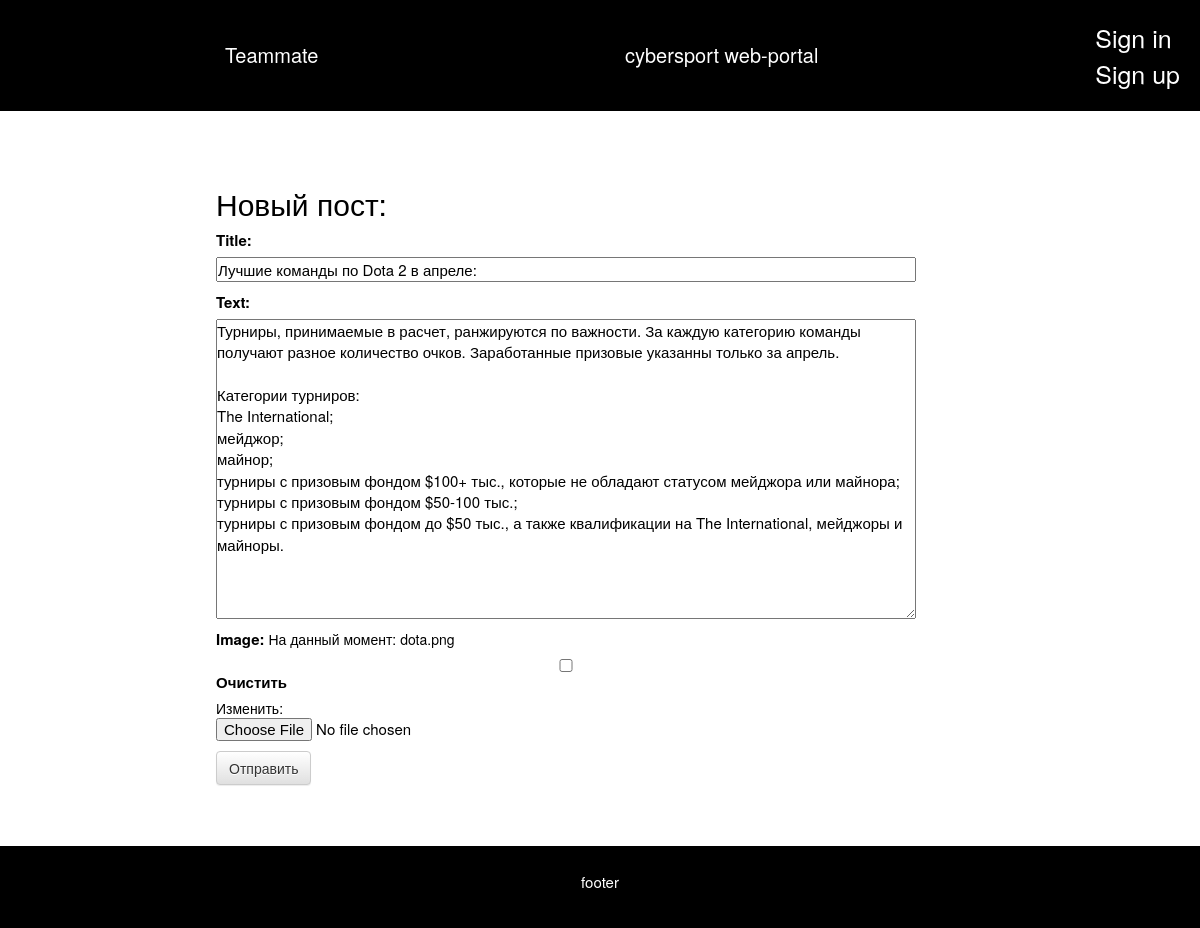
Page /feed/post/25/edit/ on the committed database.
### mysocial/models.py (models this page shows, shortened)
class Post(models.Model):
    author = models.ForeignKey(settings.AUTH_USER_MODEL, on_delete=models.CASCADE)
    title = models.CharField(max_length=200)
    image = models.ImageField(null=True, blank=True, width_field="width_field", height_field="height_field")
    height_field=models.IntegerField(default=330)
    width_field = models.IntegerField(default=330)
    text = models.TextField()
    created_date = models.DateTimeField(default=timezone.now)
    published_date = models.DateTimeField(blank=True, null=True)

### mysocial/views.py (the view)
# urls.py: path('feed/post/<int:pk>/edit/', views.com_edit, name='com_edit'),
def com_edit(request, pk):
    post = get_object_or_404(Post, pk=pk)
    if request.method == "POST":
        form = PostForm(request.POST or None, request.FILES or None, instance=post)
        if form.is_valid():
            post = form.save(commit=False)
            post.author = request.user
            post.published_date = timezone.now()
            post.save()
            return redirect('com_detail', pk=post.pk)
    else:
        form = PostForm(instance=post)
    return render(request, 'mysocial/com_edit.html', {'form': form})

### mysocial/forms.py
class PostForm(forms.ModelForm):
    class Meta:
        model = Post
        fields = ('title', 'text','image')

### mysocial/templates/mysocial/com_edit.html (shortened to what this page needs)
{% extends 'mysocial/base.html' %}
{% block content %}
    <form method="POST" class="post-form" enctype="multipart/form-data">{% csrf_token %}
        <h2>Новый пост:</h2>
        {{ form.as_p }}
        <button type="submit" class="save btn btn-default">Отправить</button>
    </form>
{% endblock %}

### mysocial/static/css/style.css (style rules this page uses)
body { background-color: white; }
.content a { color: black; }
.post-form textarea, input, select { color:black; width:700px; font-size:15px; }
.post-form label { font-size:15px; }
.post-form textarea { height:300px; }
.post-form { margin:auto; margin-left: 36%; }
* { margin: 0; padding: 0; }

### rows in the picture
Post: title "Лучшие команды по Dota 2 в апреле:", text "Турниры, принимаемые в расчет, ранжируются по важности. За каждую категорию команды получают разное количество очков. Заработанные призовые указанны только за апрель. Категории турниров: The International; мейджор; майнор; турниры с призовым фондом $100+ тыс., которые не обладают статусом мейджора или майнора; турниры с призовым фондом $50-100 тыс.; турниры с призовым фондом до $50 тыс., а также квалификации на The International, мейджоры и майноры."
